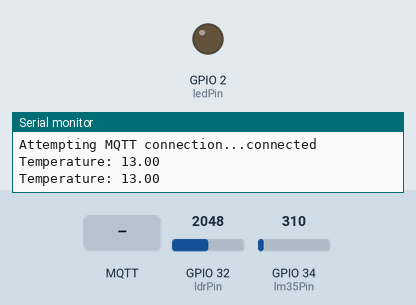
Bench run of a sketch on a simulated ESP32. Shown: output pins drawn as LEDs (lit = HIGH), the last lines printed to the serial monitor. Inputs (shaded band) come from the test bench; at power-on: GPIO 32 (ldrPin) = 2048, GPIO 34 (lm35Pin) = 310. WiFi joins after 1.5 s; servers stay silent unless stated; no MQTT or app messages arrive unless stated.

Above: at 2.7 s.
2.8 s: MQTT message "on" arrives on the first subscribed topic
At 3.8 s:
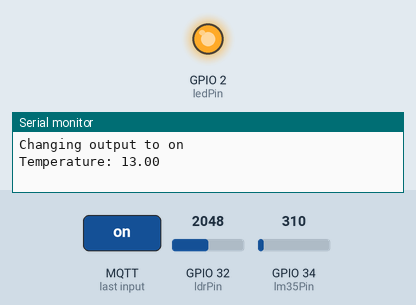
7.0 s: MQTT message "off" arrives on the first subscribed topic
At 8.4 s:
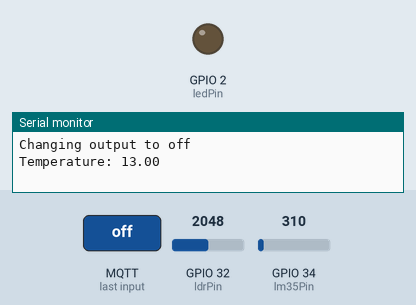
Timing chart, 0 to 10.0 s (numbered marks = the images above; inputs shaded):
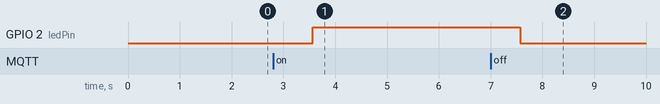

Measured:
- after the input at 2.8 s, GPIO 2 (ledPin): LOW → HIGH after 0.77 s
- after the input at 7.0 s, GPIO 2 (ledPin): HIGH → LOW after 0.58 s

The sketch:

esp32_MQTT_Mosquitto.ino
```cpp
#include <WiFi.h>
#include <PubSubClient.h>
// Replace the next variables with your SSID/Password combination
const char* ssid = "SSID name";
const char* password = "password";

// Add your MQTT Broker IP address, example:

const char* mqtt_server = "your mqtt broker/mosquitto IP";

WiFiClient espClient;
PubSubClient client(espClient);
long lastMsg = 0;
char msg[50];
int value = 0;

//uncomment the following lines if you're using SPI
/*#include <SPI.h>
#define BME_SCK 18
#define BME_MISO 19
#define BME_MOSI 23
#define BME_CS 5*/

float temperature = 0;


// LED Pin
const int ledPin = 2;

// LM35 Pin
const int lm35Pin = 34;
const int ldrPin = 32;

void setup() {
  Serial.begin(115200);
  // default settings

  setup_wifi();
  client.setServer(mqtt_server, 1883);
  client.setCallback(callback);

  pinMode(lm35Pin, INPUT);
  pinMode(ldrPin, INPUT);
  pinMode(ledPin, OUTPUT);
}

void setup_wifi() {
  delay(10);
  // We start by connecting to a WiFi network
  Serial.println();
  Serial.print("Connecting to ");
  Serial.println(ssid);

  WiFi.begin(ssid, password);

  while (WiFi.status() != WL_CONNECTED) {
    delay(500);
    Serial.print(".");
  }

  Serial.println("");
  Serial.println("WiFi connected");
  Serial.println("IP address: ");
  Serial.println(WiFi.localIP());
}

void callback(char* topic, byte* message, unsigned int length) {
  Serial.print("Message arrived on topic: ");
  Serial.print(topic);
  Serial.print(". Message: ");
  String messageTemp;

  for (int i = 0; i < length; i++) {
    Serial.print((char)message[i]);
    messageTemp += (char)message[i];
  }
  Serial.println();
  if (String(topic) == "esp32/output") {
    Serial.print("Changing output to ");
    if(messageTemp == "on"){
      Serial.println("on");
      digitalWrite(ledPin, HIGH);
    }
    else if(messageTemp == "off"){
      Serial.println("off");
      digitalWrite(ledPin, LOW);
    }
  }

}

void reconnect() {
  // Loop until we're reconnected
  while (!client.connected()) {
    Serial.print("Attempting MQTT connection...");
    // Attempt to connect
    if (client.connect("ESP8266Client")) {
      Serial.println("connected");
      // Subscribe
      client.subscribe("esp32/output");
    } else {
      Serial.print("failed, rc=");
      Serial.print(client.state());
      Serial.println(" try again in 5 seconds");
      // Wait 5 seconds before retrying
      delay(5000);
    }
  }
}
void loop() {
  if (!client.connected()) {
    reconnect();
  }
  client.loop();

  long now = millis();
  if (now - lastMsg > 100) {
    lastMsg = now;

    // Temperature in Celsius
    temperature = analogRead(lm35Pin);
    temperature = map(temperature,0,4095,2,150);

    float ldr = analogRead(ldrPin);


    char tempString[8];
    char tempStringLDR[8];
    dtostrf(temperature, 1, 2, tempString);
    dtostrf(ldr, 1, 2, tempStringLDR);
    Serial.print("Temperature: ");
    Serial.println(tempString);
    client.publish("esp32/temperature", tempString);
    client.publish("esp32/ldr", tempStringLDR);
    delay(1000);
  }
}
```
